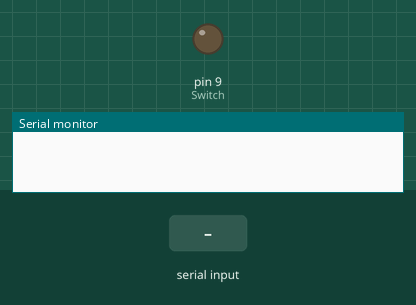
Bench run of a sketch on a simulated Arduino Uno, built with avr-gcc and run on an emulated ATmega328P. On the bench: output pins drawn as LEDs (lit = HIGH), the last lines printed to the serial monitor. The inputs (shaded band) are chosen by the test bench.

Above: at 1.2 s.
1.3 s: byte 30 received over Serial
At 1.8 s:
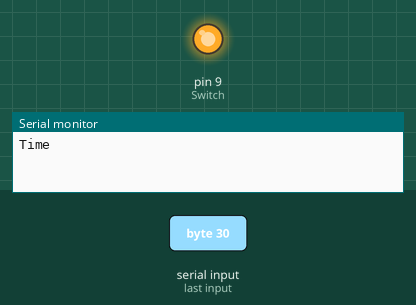
2.8 s: byte 90 received over Serial
Timing chart, 0 to 5.8 s (numbered marks = the images above; inputs shaded):
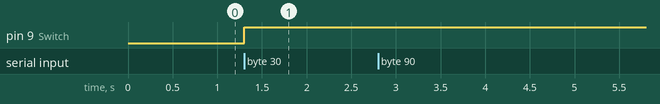

Measured:
- after the input at 1.3 s, pin 9 (Switch): LOW → HIGH at once

The sketch:

NoServo_use.ino
```cpp
const int Switch = 9;
int power = 0;
int add = 5;
boolean activation = false; //placeholder
int incomingByte = 0;
int max = 0;

void setup()
{
  Serial.begin(9600);
  pinMode(Switch, OUTPUT);
}

void loop()
{
  if (Serial.available() > 0)
  {
    incomingByte = Serial.read();

    if (isAlpha(incomingByte))
    {
      Serial.println("***ACTIVATED***");
      boolean activation = true;
    }

    if (activation = true)
    {
      Serial.println("Time");
      analogWrite(Switch, power);

      power = power + add;

      if (power == 255)
      {
        for(int wait = 0; wait < 1800000; wait +=100)
        {
          delay(100);
        }

        max = 255;
      }

      if (int max = 255)
      {
        for(int max = 255; max > 0; max -=5)
        {
          analogWrite(Switch, power);
          power = power - add;
        }
        boolean activation = false;
      }
    delay(30);
    }
  }
}
```
